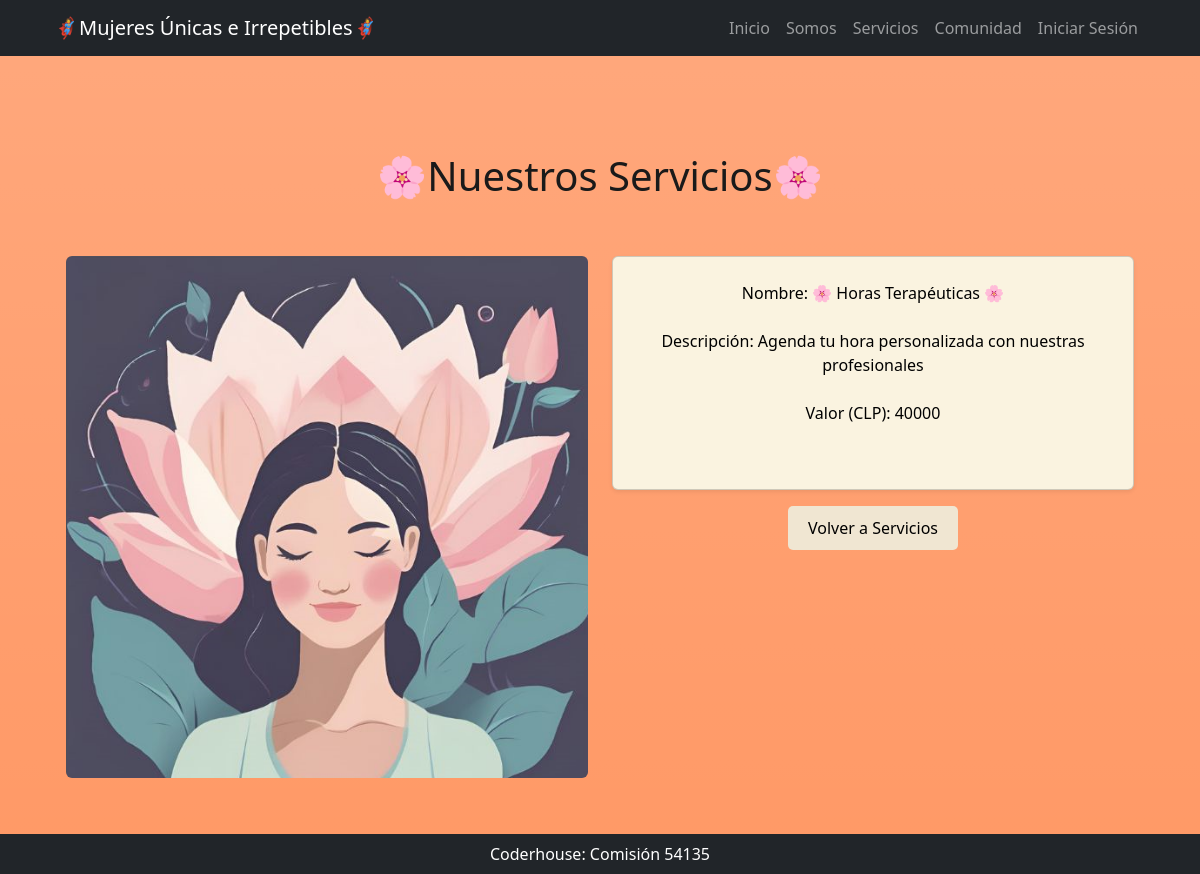
/servicios/detalleservicio/1, run on an earlier commit of the app's database.
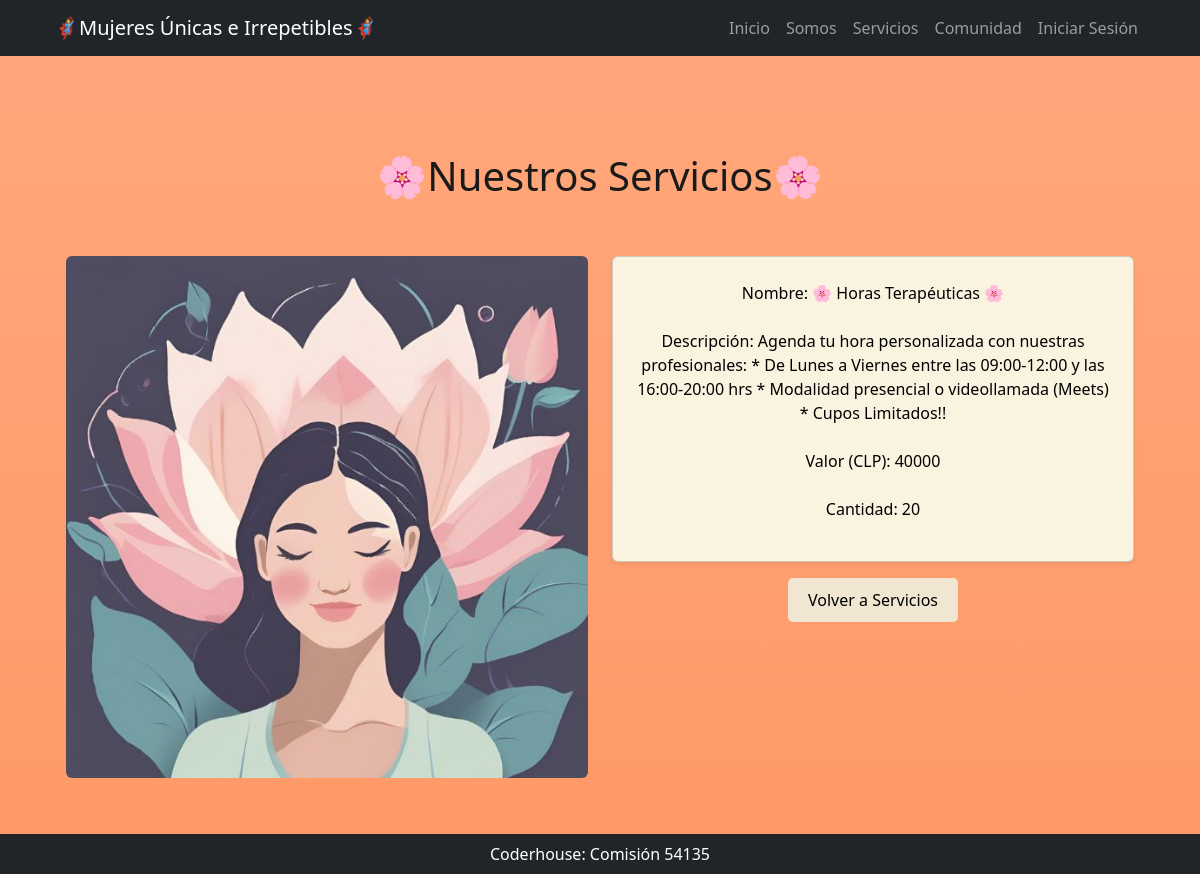
And on a later commit of the database.
### servicios/models.py (models this page shows, shortened)
class Servicios(models.Model):
    nombre = models.CharField(max_length=200, unique=True)
    descripcion = models.CharField(max_length=500, verbose_name="descripción")
    valor = models.IntegerField(verbose_name="valor (CLP)")
    cantidad = models.IntegerField(null=True, blank=True)
    class Meta:
        verbose_name = "Nuestros Servicios"
        verbose_name_plural = "Nuestros Servicios"

### servicios/views.py (the view)
# urls.py: path('detalleservicio/<int:pk>', views.servicios_detalle, name="servicios_detalle"),
def servicios_detalle(request, pk: int):
    query = models.Servicios.objects.get(id=pk)
    return render(request, "servicios/detalleservicio.html", {"servicio": query})

### servicios/templates/servicios/detalleservicio.html
{% extends 'core/base.html' %}
{% load static %}
{% block titulo %}
  <h1 style="color: #1a1a1a;">🌸Nuestros Servicios🌸</h1>
  <br>
{% endblock titulo %}
{% block contenido %}
    <div class="container mt-4">
        <div class="row">
            <div class="col-md-6">
                <img src="{% static 'core/img/servicios1.webp' %}" class="img-fluid rounded" alt="Servicio Imagen">
            </div>
            <div class="col-md-6">
                <div class="card p-4 shadow-sm rounded" style="background-color: #faf3e0;">
                    <ul class="list-unstyled">
                        <li style="color: black;">Nombre: {{ servicio.nombre }}</li>
                        <br>
                        <li style="color: black;">Descripción: {{ servicio.descripcion }}</li>
                        <br>
                        <li style="color: black;">Valor (CLP): {{ servicio.valor }}</li>
                        <br>
                        {% if servicio.cantidad %}
                            <li style="color: black;">Cantidad: {{ servicio.cantidad }}</li>
                        {% endif %}
                    </ul>
                </div>
                <div class="text-center mt-3">
                    <button style="background-color: #f0e6d2; border: none; padding: 10px 20px; border-radius: 5px;">
                        <a href="{% url 'servicios:home' %}" style="text-decoration: none; color: black;">Volver a Servicios</a>
                    </button>
                </div>
            </div>
        </div>
    </div>
{% endblock contenido %}

### core/templates/core/base.html (shortened to what this page needs)
{% load static %}
<!DOCTYPE html>
<html lang="es">
<head>
    <link href="{% static 'core/css/styles.css' %}" rel="stylesheet">
    <link href="https://stackpath.bootstrapcdn.com/bootstrap/5.2.3/css/bootstrap.min.css" rel="stylesheet">
</head>
<body id="page-top">
    {% include 'core/componentes/navbar.html' %}
    <header class="bg-primary bg-gradient text-white">
        <div class="container px-4 text-center">
            {% block titulo %}
            {% endblock titulo %}
            {% block contenido %}
            {% endblock contenido %}
        </div>
    {% include 'core/componentes/footer.html' %}
</body>
</html>

### core/templates/core/componentes/navbar.html (shortened to what this page needs)
<nav class="navbar navbar-expand-lg navbar-dark bg-dark fixed-top"
     id="mainNav"
     mb-2>
    <div class="container px-4">
        <a class="navbar-brand" href="#!">🦸‍♀️Mujeres Únicas e Irrepetibles🦸‍♀️</a>
        <div class="collapse navbar-collapse" id="navbarResponsive">
            <ul class="navbar-nav ms-auto">
                <li class="nav-item">
                    <a class="nav-link" href="{% url 'core:home' %}">Inicio</a>
                </li>
                <li class="nav-item">
                    <a class="nav-link" href="{% url 'core:about' %}">Somos</a>
                </li>
                <li class="nav-item">
                    <a class="nav-link" href="{% url 'servicios:home' %}">Servicios</a>
                </li>
                <li class="nav-item">
                    <a class="nav-link" href="{% url 'Comunidad:home' %}">Comunidad</a>
                </li>
                <li class="nav-item">
                {% if user.is_authenticated %}
                <li class="nav-item">
                    <a class="nav-link" href="{% url 'core:register' %}">Nuevo Staff</a>
                </li>
                <form action="{% url 'core:logout' %}" method="post">
                    {% csrf_token %}
                    <button type="submit" class="btn btn-dark"> Cerrar Sesión </button>
                </form>
                </li>
                <li class="nav-item">
                    <a class="nav-link text-bg-info">{{ user.username }}</a>
                </li>
                {% else %}
                <li class="nav-item">
                    <a class="nav-link" href="{% url 'core:login' %}">Iniciar Sesión</a>
                </li>
                {% endif %}
            </ul>
        </div>
    </div>
</nav>

### core/templates/core/componentes/footer.html
<footer class="py-2 bg-dark fixed-bottom ">
    <div class="container px-4">
        <p class="m-0 text-center text-white">Coderhouse: Comisión 54135</p>
    </div>
</footer>

### core/templates/core/base.html (style rules this page uses)
body { background-color: #fdf6e3; color: #586e75; }
.bg-primary { background-color: #ff9966 !important; color: #fff !important; }

What changed in the data, as far as the page shows it:
changed Servicios "🌸 Horas Terapéuticas 🌸": descripcion "Agenda tu hora personalizada con nuestras profesionales" → "…hora personalizada con nuestras profesionales: * De Lunes a Viernes entre las 09:00-12:00 y las 16:00-20:00 hrs * Modalidad presencial o videollamada (Meets) * Cupos Limitados!!"; cantidad (not shown) → "20"
Also different on the page:
text now shown: "Cantidad:"
